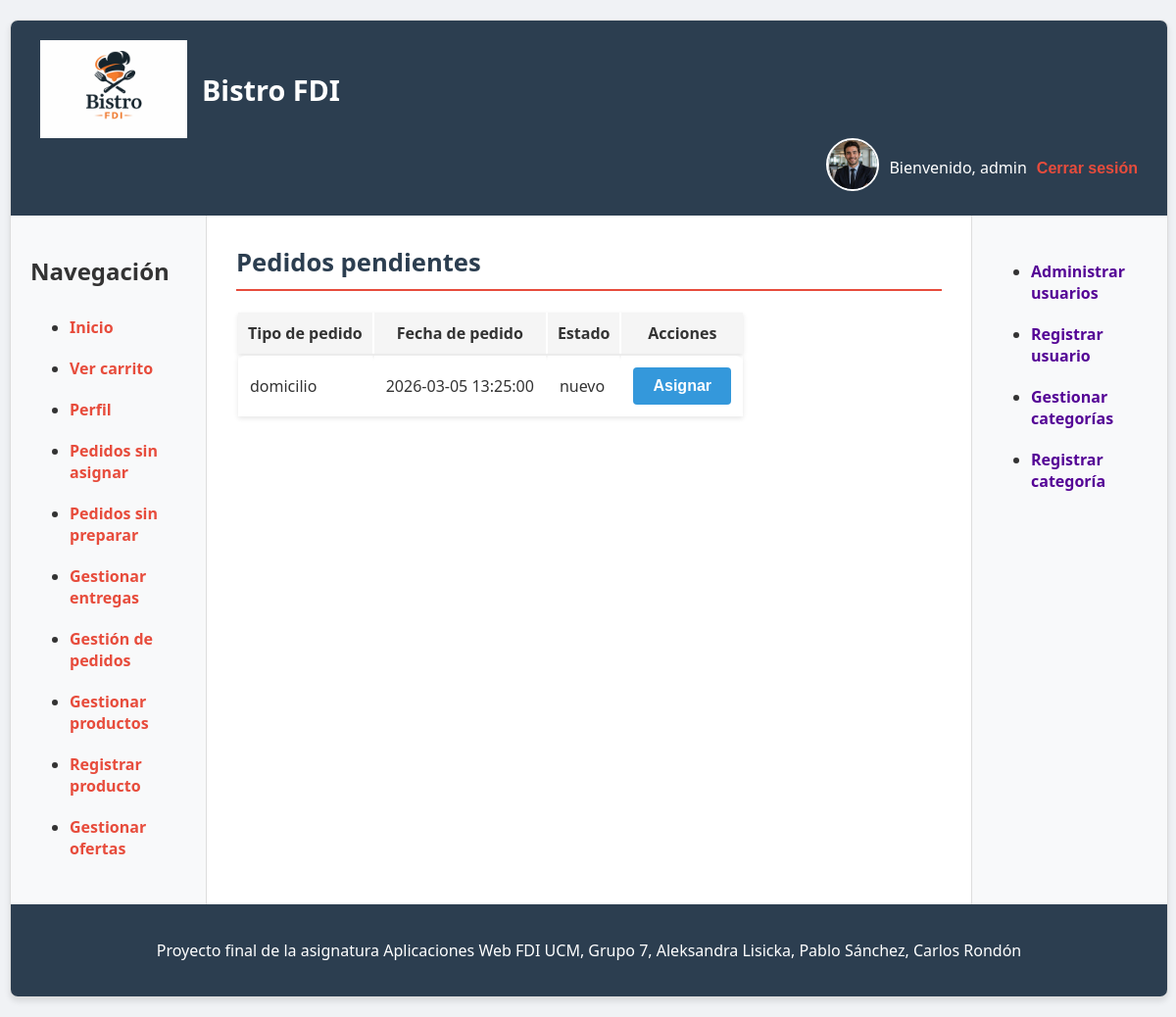
Screenshot of /usuarios/cocinero/pedidosPendientes.php (signed in) with the database file from the repository.
### tables this page shows
CREATE TABLE `pedidos` (
  `id`                    INT(11)        NOT NULL AUTO_INCREMENT,
  `usuario_id`            INT(11)        NOT NULL,
  `estado`                ENUM('nuevo','recibido','en_preparacion','cocinando','listo_cocina','terminado','entregado','cancelado') DEFAULT 'nuevo',
  `tipo`                  ENUM('domicilio','recogida') NOT NULL,
  `fechaPedido`           DATETIME       DEFAULT current_timestamp(),
  `total`                 DECIMAL(10,2)  NOT NULL DEFAULT 0,
  `subtotalSinDescuento`  DECIMAL(10,2)  NOT NULL DEFAULT 0,
  `descuentoAplicado`     DECIMAL(10,2)  NOT NULL DEFAULT 0,
  `cocinero_id`           INT(11)        DEFAULT NULL,        
  PRIMARY KEY (`id`),
  FOREIGN KEY (`usuario_id`)  REFERENCES `usuarios`(`id`),
  FOREIGN KEY (`cocinero_id`) REFERENCES `usuarios`(`id`)
);

### includes/config.php (called while the page is built, shortened)
<?php
spl_autoload_register(function ($class) {
    $prefix = 'es\\ucm\\fdi\\aw\\';
    $base_dir = implode(DIRECTORY_SEPARATOR, [__DIR__, 'clases', '']);
    $len = strlen($prefix);
    $relative_class = substr($class, $len);
    $file = $base_dir . str_replace('\\', '/', $relative_class) . '.php';
});

### includes/clases/pedidos/Pedido.php (called while the page is built, shortened)
<?php
class Pedido {
    private $id;
    private $estado;
    private $fechaPedido;
    private $tipo;
    public function __construct($id, $usuario_id, $estado, $fechaPedido, $tipo, $total, $cocinero_id) {
        $this->id = $id;
        $this->estado = $estado ?? 'nuevo';
        $this->fechaPedido = $fechaPedido;
        $this->tipo = $tipo;
    }
    public function getFechaPedido() {
        return $this->fechaPedido;
    }
    public function getPedidoId() {
        return $this->id;
    }
    public function getTipo() {
        return $this->tipo;
    }
    public function getEstadoPedido() {
        return $this->estado;
    }
    public static function pedidosPendientes() {
        $conn = Aplicacion::getInstance()->getConexionBd();
        $query = sprintf(
            "SELECT * FROM pedidos WHERE estado IN ('%s', '%s')",
            $conn->real_escape_string(EstadoPedido::PENDIENTE->value),
            $conn->real_escape_string(EstadoPedido::NUEVO->value)
        );
        $rs = $conn->query($query);
        if ($rs && $rs->num_rows > 0) {
            $pedidos = [];
            while ($fila = $rs->fetch_assoc()) {
                $pedidos[] = new Pedido(
                    $fila['id'],
                    $fila['usuario_id'],
                    $fila['estado'],
                    $fila['fechaPedido'],
                    $fila['tipo'],
                    $fila['total'],
                    $fila['cocinero_id']
                );
            }
            return $pedidos;
        }
        return null;
    }
}

### includes/clases/pedidos/FormularioPedidosPendientes.php (the view, shortened to what this page needs)
<?php
class FormularioPedidosPendientes extends Formulario
{
    protected function generaCamposFormulario(&$datos){
        $pedidosPendientes = Pedido::pedidosPendientes();
        $filas = '';
        if (!empty($pedidosPendientes) && is_array($pedidosPendientes)) {
            foreach ($pedidosPendientes as $p) {
                $filas .= "<tr>
                    <td>{$p->getTipo()}</td>
                    <td>{$p->getFechaPedido()}</td>
                    <td>{$p->getEstadoPedido()}</td>
                    <td>
                        <div>
                            <button type='submit' name='idPedido' value='{$p->getPedidoId()}'>Asignar</button>
                        </div>
                    </td>
                </tr>";
            }
        }
        if($filas === ''){
            $html = <<<EOF
                <p>No hay pedidos.</p>
            EOF;
        }
        else{
            $html = <<<EOF
                <table class="tabla-general">
                    <thead>
                        <tr>
                            <th>Tipo de pedido</th>
                            <th>Fecha de pedido</th>
                            <th>Estado</th>
                            <th>Acciones</th>
                        </tr>
                    </thead>
                    <tbody>
                        $filas
                    </tbody>
                </table>
            EOF;
        }
        return $html;
    }
}

### css/estilo.css (style rules this page uses)
body { background-color: #f0f2f5; font-family: Segoe UI, Roboto, Helvetica, Arial, sans-serif; margin: 0; padding: 20px 10px; color: #333; }
button, a.boton { border: none; border-radius: 4px; font-size: 1em; font-weight: bold; padding: 10px 20px; cursor: pointer; background-color: #3498db; color: white; text-align: center; text-decoration: none; display: inline-block; transition: background-color 0.3s; }
.tabla-general th { padding: 10px; background-color: #f5f5f5; }
.tabla-general td { padding: 12px; background-color: #ffffff; }
.tabla-general tr { box-shadow: 0 2px 5px rgba(0,0,0,0.1); }
.tabla-general td:first-child { border-top-left-radius: 8px; border-bottom-left-radius: 8px; }
.tabla-general td:last-child { border-top-right-radius: 8px; border-bottom-right-radius: 8px; }

### rows the page displays
pedidos: tipo "domicilio", fechaPedido "2026-03-05 13:25:00", estado "nuevo", $p->getPedidoId() 5 (drawn)

### other values shown
$params['cabecera'] "Bistro FDI"
$nombreUsuario "admin"
